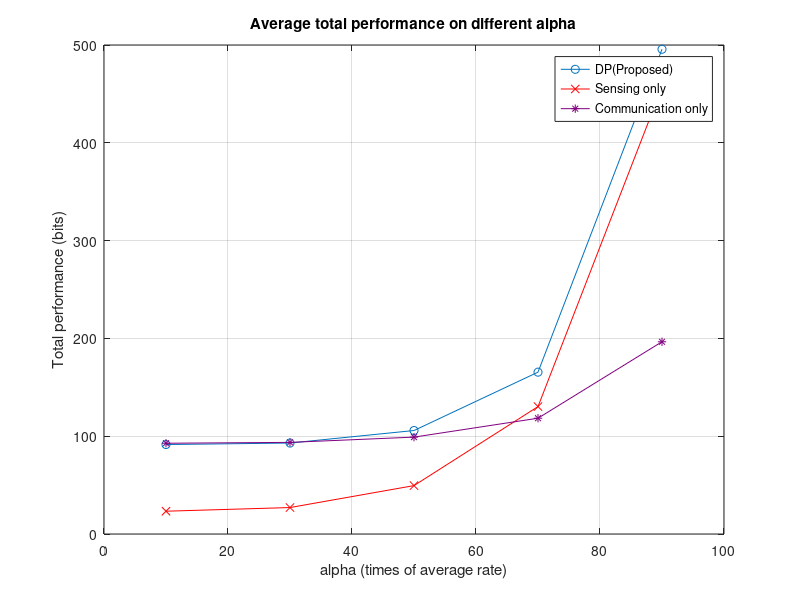
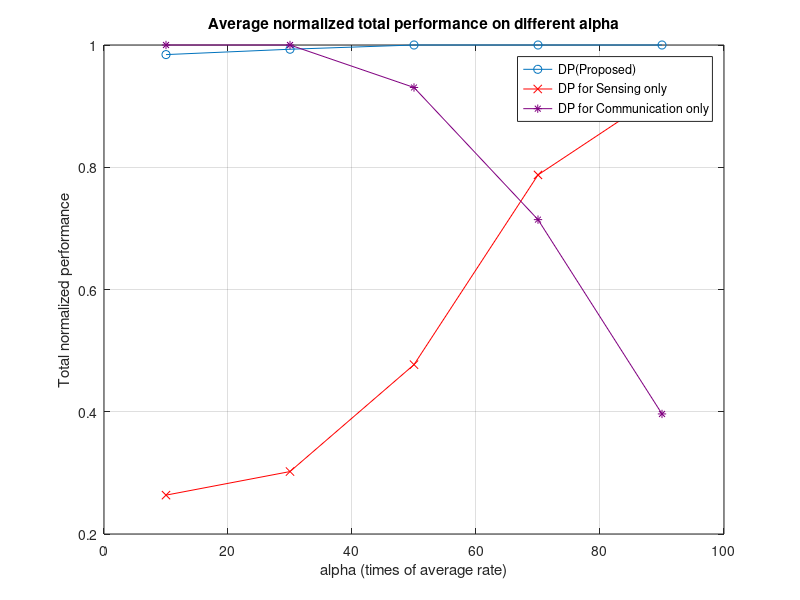
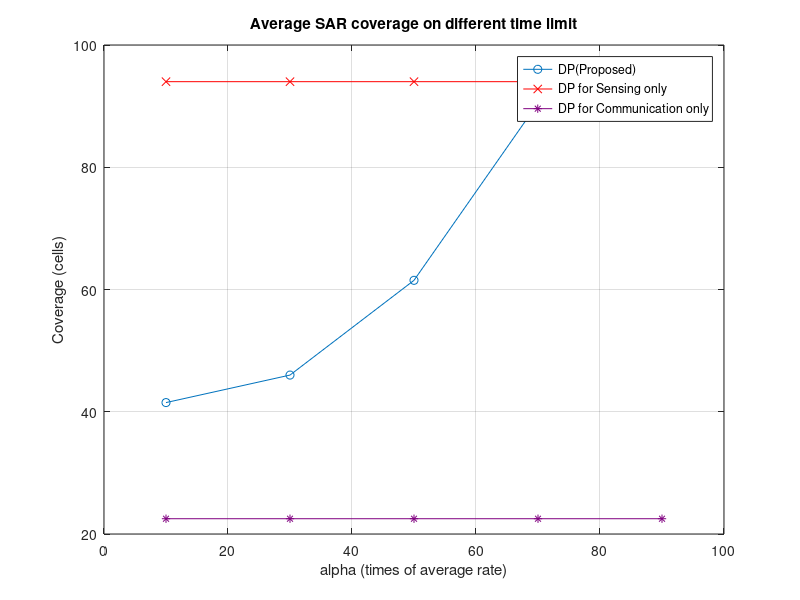
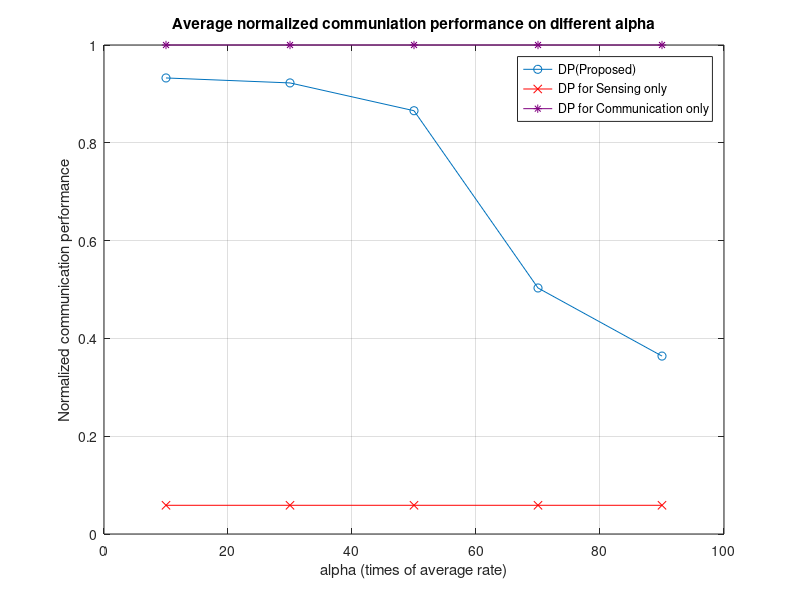

The MATLAB source for these figures, in order:
% 1. load 原本的
% 2. 改第二個section的檔名
load('multipl_alpha2.mat')
close all
clc
%%

mean_rate_dp_old=mean_rate_dp;
mean_rate_sens_old=mean_rate_sens;
mean_rate_comm_old=mean_rate_comm;
mean_rate_dp_normalized_old=mean_rate_dp_normalized;
mean_rate_sens_normalized_old=mean_rate_sens_normalized;
mean_rate_comm_normalized_old=mean_rate_comm_normalized;
mean_N_SAR_dp_old=mean_N_SAR_dp;
mean_N_SAR_sens_old=mean_N_SAR_sens;
mean_N_SAR_comm_old=mean_N_SAR_comm;
mean_comm_rate_dp_normalized_old=mean_comm_rate_dp_normalized;
mean_comm_rate_sens_nomalized_old=mean_comm_rate_sens_nomalized;
mean_comm_rate_comm_normalized_old=mean_comm_rate_comm_normalized;

mean_comm_rate_dp_old=mean_comm_rate_dp;
mean_comm_rate_sens_old=mean_comm_rate_sens;
mean_comm_rate_comm_old=mean_comm_rate_comm;


%%

figure()
plot(alpha_row, mean_rate_dp, '-o');
hold on
% plot(time_slot_max_row, mean_rate_heu, '-^');
plot(alpha_row, mean_rate_sens, 'r-x');
plot(alpha_row, mean_rate_comm, '-*', 'Color', [0.5 0 0.5]);
ylabel('Total performance (bits)')
xlabel('alpha (times of average rate)')
grid on
legend('DP(Proposed)', 'Sensing only', 'Communication only')
title("Average total performance on different alpha")

figure()
plot(alpha_row, mean_rate_dp_normalized, '-o');
hold on
% plot(time_slot_max_row, mean_rate_heu_normalized, '-^');
plot(alpha_row, mean_rate_sens_normalized, 'r-x');
plot(alpha_row, mean_rate_comm_normalized, '-*', 'Color', [0.5 0 0.5]);
xlabel('alpha (times of average rate)')
ylabel('Total normalized performance')
grid on
legend('DP(Proposed)', 'DP for Sensing only', 'DP for Communication only')
title("Average normalized total performance on different alpha")

figure()
plot(alpha_row, mean_N_SAR_dp, '-o');
hold on
% plot(time_slot_max_row, mean_N_SAR_heu, '--^');
plot(alpha_row, mean_N_SAR_sens, 'r-x');
plot(alpha_row, mean_N_SAR_comm, '-*', 'Color', [0.5 0 0.5]);
ylabel('Coverage (cells)')
xlabel('alpha (times of average rate)')
grid on
legend('DP(Proposed)', 'DP for Sensing only', 'DP for Communication only')
title("Average SAR coverage on different time limit")

figure()
plot(alpha_row, mean_comm_rate_dp_normalized, '-o');
hold on
% plot(time_slot_max_row, mean_comm_rate_heu_normalized, '-^');
plot(alpha_row, mean_comm_rate_sens_nomalized, 'r-x');
plot(alpha_row, mean_comm_rate_comm_normalized, '-*', 'Color', [0.5 0 0.5]);
xlabel('alpha (times of average rate)')
ylabel('Normalized communication performance')
grid on
legend('DP(Proposed)', 'DP for Sensing only', 'DP for Communication only')
title("Average normalized communiation performance on different alpha")

figure()
plot(alpha_row, mean_comm_rate_dp, '-o');
hold on
% plot(time_slot_max_row, mean_comm_rate_heu_normalized, '-^');
plot(alpha_row, mean_comm_rate_sens, 'r-x');
plot(alpha_row, mean_comm_rate_comm, '-*', 'Color', [0.5 0 0.5]);
xlabel('alpha (times of average rate)')
ylabel('Communication performance (bits)')
grid on
legend('DP(Proposed)', 'DP for Sensing only', 'DP for Communication only')
title("Average communiation performance on different alpha")
